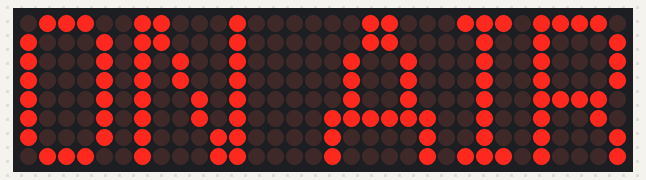
The sketch below on a simulated Arduino Uno, built with avr-gcc and run on an emulated ATmega328P. On the bench: 32×8 LED matrix.

Above: at 1.1 s.

The sketch:

on-air-text.ino
```cpp
// (licence header left out)
/**
 *  Following https://www.instructables.com/Interface-LED-Dot-Matrix-8x8-With-NodeMCU/ but with different pins
 *  and http://wayoda.github.io/LedControl/pages/software
 *
 *  and pixel design guide from https://randomnerdtutorials.com/guide-for-8x8-dot-matrix-max7219-with-arduino-pong-game/
  */


#include <LedControl.h>

#define LED_DIN 13  // nodemcu v3 pin D7
#define LED_CS 2  // nodemcu v3 pin D4
#define LED_CLK 14  // nodemcu v3 pin D5

LedControl lc = LedControl(LED_DIN, LED_CLK, LED_CS, 4);

const byte ON_AIR_BLOCK_0[] = {
  B01110011,
  B10001011,
  B10001010,
  B10001010,
  B10001010,
  B10001010,
  B10001010,
  B01110010
};

const byte ON_AIR_BLOCK_1[] = {
  B00010000,
  B00010000,
  B10010000,
  B10010000,
  B01010000,
  B01010000,
  B00110000,
  B00110000
};

const byte ON_AIR_BLOCK_2[] = {
  B00110001,
  B00110000,
  B01001000,
  B01001000,
  B01001000,
  B11111100,
  B10000100,
  B10000101
};

const byte ON_AIR_BLOCK_3[] = {
  B11011110,
  B10010001,
  B10010001,
  B10010001,
  B10011110,
  B10010010,
  B10010001,
  B11010001
};

void setup() {
  Serial.begin(115200);

  for (int i = 0; i < lc.getDeviceCount(); i++) {
        lc.shutdown(i, false);  // It's in power-saving mode on startup
        lc.setIntensity(i, 1);  // Set the brightness to medium value (max 15)
        lc.clearDisplay(0);  // and clear the display
    }
}

void loop() {
      delay(1000);

      print8x8(3, ON_AIR_BLOCK_0);
      print8x8(2, ON_AIR_BLOCK_1);
      print8x8(1, ON_AIR_BLOCK_2);
      print8x8(0, ON_AIR_BLOCK_3);
}

void print8x8(int screenId, const byte pixels[]) {
  for (int i = 0; i < 8; i++) {
    lc.setRow(screenId, i, pixels[i]);
  }
}
```
